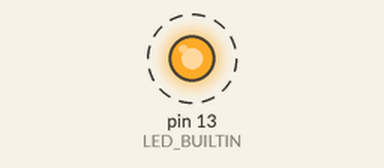
Simulated run of this sketch. Board: Arduino Uno, built with avr-gcc and run on an emulated ATmega328P. Shown: output pins drawn as LEDs (lit = HIGH). Dashed ring = blinking. What the sketch prints to the serial monitor is not drawn.

Above: at 0.5 s.
Timing chart, 0 to 4.6 s (numbered marks = the images above):
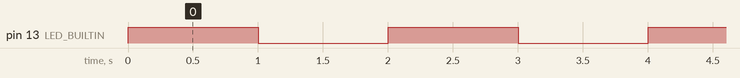

The sketch:

blink.ino
```cpp
void setup() {
  Serial.begin(9600);
  pinMode(LED_BUILTIN, OUTPUT);
}

void loop() {
  digitalWrite(LED_BUILTIN, HIGH);
  Serial.println("LED_ON");
  Serial.println("OK:LED_ON");
  delay(1000);

  digitalWrite(LED_BUILTIN, LOW);
  Serial.println("LED_OFF");
  Serial.println("OK:LED_OFF");
  delay(1000);
}
```

Measured:
- by itself, pin 13 (LED_BUILTIN): alternates HIGH for 1.0 s and LOW for 1.0 s
